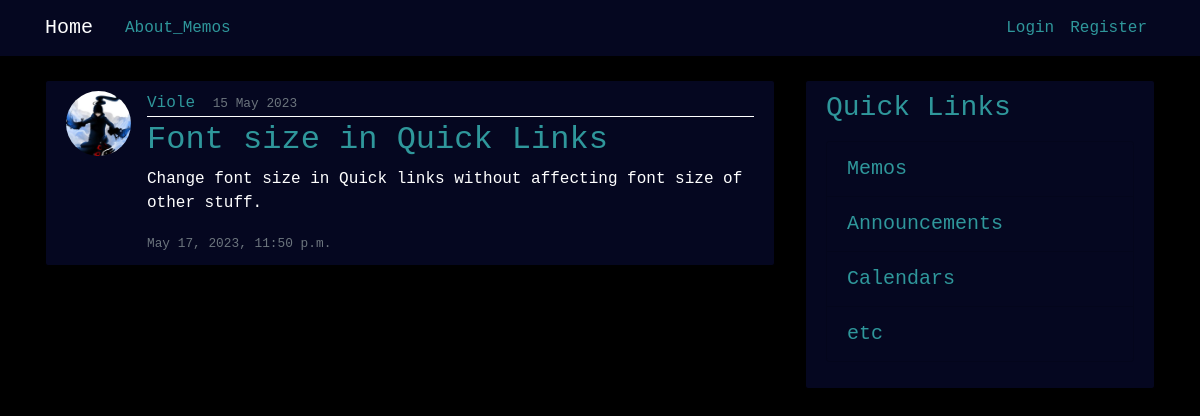
Page /memo/post/20/ on the earlier database version.
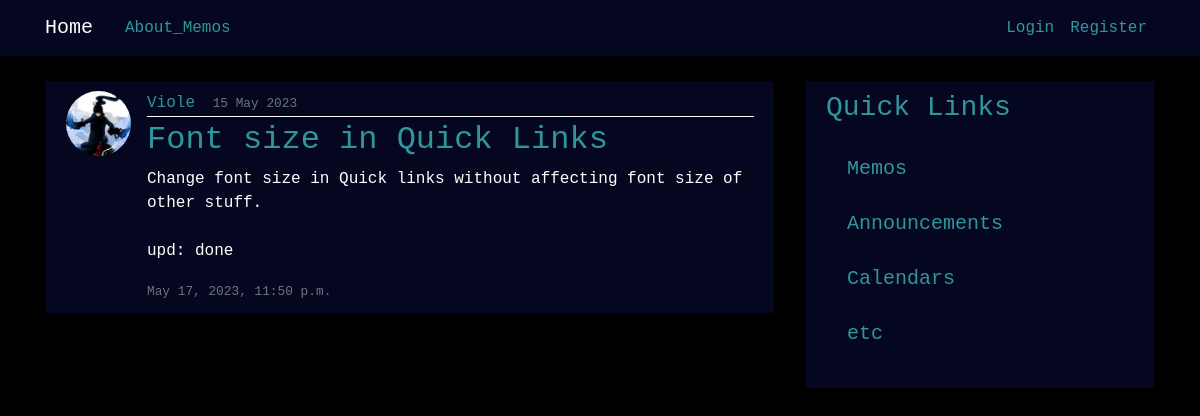
Same page on the later database version.
### memo/models.py (models this page shows, shortened)
class Post(models.Model):
    title = models.CharField(max_length=100)
    content = models.TextField()
    date_posted = models.DateTimeField(default=timezone.now)
    date_due = models.DateTimeField()
    author = models.ForeignKey(User, on_delete=models.CASCADE)

### users/models.py (models this page shows, shortened)
class Profile(models.Model):
    user = models.OneToOneField(User, on_delete=models.CASCADE)
    image = models.ImageField(default='default.jpg', upload_to='profile_pics')
    bio = models.TextField(blank=True, null=True)

### memo/views.py (the view)
# urls.py: path('post/<int:pk>/', PostDetailView.as_view(), name='post-detail'),
class PostDetailView(DetailView):
    model = Post

### memo/templates/memo/post_detail.html (shortened to what this page needs)
{% extends "memo/base.html" %}
{% block content %}
    <article class="media content-section">
        <img class="rounded-circle article-img" src="{{ object.author.profile.image.url }}">
        <div class="media-body">
        <div class="article-metadata">
            <a class="mr-2" href="{% url 'profile' post.author.profile.pk %}">{{ object.author }}</a>
            <small class="text-muted">{{ object.date_posted|date:"d F Y" }}</small>
        </div>
        <h2 class="article-title">{{ object.title }}</h2>
        <p class="article-content">{{ object.content }}</p>
        <small class="text-muted">{{ object.date_due }}</small>
        </div>
    </article>
{% endblock content %}

Differences in the rows shown:
changed Post "Font size in Quick Links": content "Change font size in Quick links without affecting font size of other stuff." → "Change font size in Quick links without affecting font size of other stuff. upd: done"
